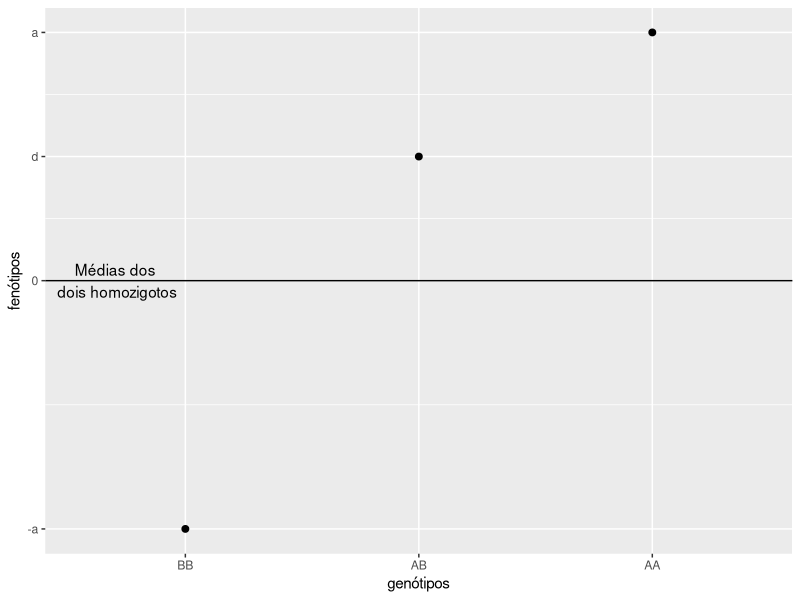
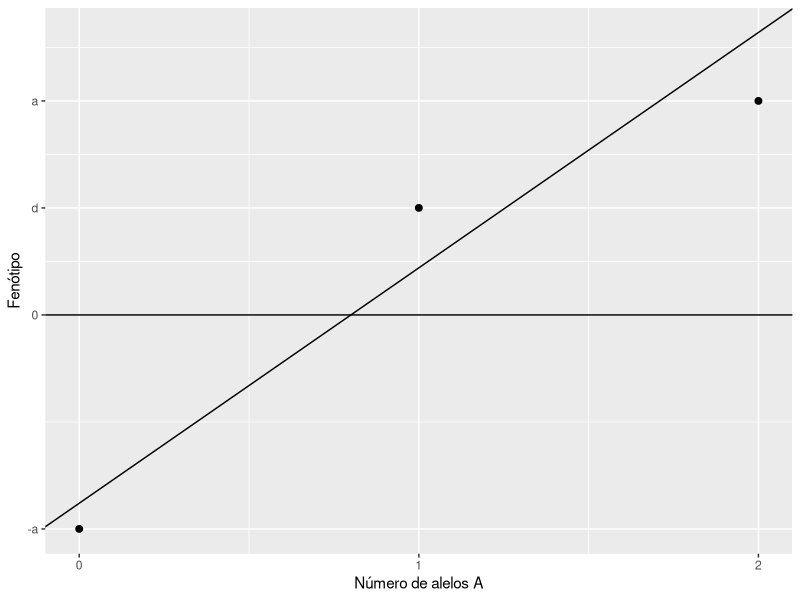

Write the R code that produced these figures, in order.
## ---- chunk 1
library(xtable)
genotypes = c("AA", "AB", "BB")
phenotypes = c("a", "d", "-a")
df = data.frame(genótipos = genotypes, fenótipos = phenotypes)
tab = xtable(df, digits = 2, align = "ccc")
print(tab, type="html")
## ---- chunk 2
library(ggplot2)
library(cowplot)
genotypes = c("AA", "AB", "BB")
phenotypes = c(1, 0.5, -1)
df = data.frame(genótipos = factor(genotypes, levels = c("BB", "AB", "AA")), 
                                   fenótipos = phenotypes)
ggplot(df, aes(genótipos, fenótipos)) + geom_point(size = 2) + geom_hline(yintercept = 0) +
  scale_y_continuous(breaks = c(1, 0.5, 0, -1), labels = c("a", "d", "0", "-a")) + 
  annotate("text", y = 0, x = 0.7, label = "Médias dos\n dois homozigotos")
## ---- chunk 3
genotypes = c("AA", "AB", "BB")
phenotypes = c(1, 0.5, -1)
df = data.frame(genótipos = c(2, 1, 0), 
                fenótipos = phenotypes)
p = 0.4
q = 1 - p
alpha = 1 + (q - p) * 0.5
ggplot(df, aes(genótipos, fenótipos)) + geom_point(size = 2) + geom_hline(yintercept = 0) +
  scale_y_continuous(breaks = c(1, 0.5, 0, -1), 
                     labels = c("a", "d", "0", "-a"), limits = c(min(-1, -2*p*alpha), max(1, 2*q*alpha))) + 
  scale_x_continuous(breaks = c(0, 1, 2)) + labs (x = "Número de alelos A", y = "Fenótipo") +
  geom_abline(slope = alpha, intercept = -2*p*alpha)
